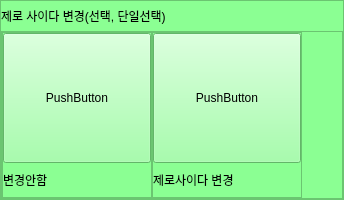
                 <widget class="QFrame" name="option_frame_12">
                  <property name="minimumSize">
                   <size>
                    <width>0</width>
                    <height>200</height>
                   </size>
                  </property>
                  <property name="maximumSize">
                   <size>
                    <width>16777215</width>
                    <height>200</height>
                   </size>
                  </property>
                  <property name="styleSheet">
                   <string notr="true">background-color: rgb(139, 255, 147);</string>
                  </property>
                  <property name="frameShape">
                   <enum>QFrame::StyledPanel</enum>
                  </property>
                  <property name="frameShadow">
                   <enum>QFrame::Raised</enum>
                  </property>
                  <layout class="QVBoxLayout" name="verticalLayout_13">
                   <property name="spacing">
                    <number>0</number>
                   </property>
                   <property name="leftMargin">
                    <number>0</number>
                   </property>
                   <property name="topMargin">
                    <number>0</number>
                   </property>
                   <property name="rightMargin">
                    <number>0</number>
                   </property>
                   <property name="bottomMargin">
                    <number>0</number>
                   </property>
                   <item>
                    <widget class="QLabel" name="option_12_title">
                     <property name="minimumSize">
                      <size>
                       <width>0</width>
                       <height>0</height>
                      </size>
                     </property>
                     <property name="maximumSize">
                      <size>
                       <width>16777215</width>
                       <height>30</height>
                      </size>
                     </property>
                     <property name="text">
                      <string>제로 사이다 변경(선택, 단일선택)</string>
                     </property>
                    </widget>
                   </item>
                   <item>
                    <widget class="QFrame" name="frame_11">
                     <property name="frameShape">
                      <enum>QFrame::StyledPanel</enum>
                     </property>
                     <property name="frameShadow">
                      <enum>QFrame::Raised</enum>
                     </property>
                     <layout class="QHBoxLayout" name="horizontalLayout_6">
                      <property name="spacing">
                       <number>0</number>
                      </property>
                      <property name="leftMargin">
                       <number>0</number>
                      </property>
                      <property name="topMargin">
                       <number>0</number>
                      </property>
                      <property name="rightMargin">
                       <number>0</number>
                      </property>
                      <property name="bottomMargin">
                       <number>0</number>
                      </property>
                      <item>
                       <widget class="QFrame" name="frame_12">
                        <property name="minimumSize">
                         <size>
                          <width>150</width>
                          <height>0</height>
                         </size>
                        </property>
                        <property name="frameShape">
                         <enum>QFrame::StyledPanel</enum>
                        </property>
                        <property name="frameShadow">
                         <enum>QFrame::Raised</enum>
                        </property>
                        <layout class="QVBoxLayout" name="verticalLayout_14">
                         <property name="spacing">
                          <number>0</number>
                         </property>
                         <property name="leftMargin">
                          <number>0</number>
                         </property>
                         <property name="topMargin">
                          <number>0</number>
                         </property>
                         <property name="rightMargin">
                          <number>0</number>
                         </property>
                         <property name="bottomMargin">
                          <number>0</number>
                         </property>
                         <item>
                          <widget class="QPushButton" name="option_12_btn_1">
                           <property name="minimumSize">
                            <size>
                             <width>0</width>
                             <height>130</height>
                            </size>
                           </property>
                           <property name="cursor">
                            <cursorShape>OpenHandCursor</cursorShape>
                           </property>
                           <property name="text">
                            <string>PushButton</string>
                           </property>
                           <property name="checkable">
                            <bool>true</bool>
                           </property>
                          </widget>
                         </item>
                         <item>
                          <widget class="QLabel" name="option_12_label_1">
                           <property name="text">
                            <string>변경안함</string>
                           </property>
                          </widget>
                         </item>
                        </layout>
                       </widget>
                      </item>
                      <item>
                       <widget class="QFrame" name="frame_13">
                        <property name="minimumSize">
                         <size>
                          <width>150</width>
                          <height>0</height>
                         </size>
                        </property>
                        <property name="frameShape">
                         <enum>QFrame::StyledPanel</enum>
                        </property>
                        <property name="frameShadow">
                         <enum>QFrame::Raised</enum>
                        </property>
                        <layout class="QVBoxLayout" name="verticalLayout_15">
                         <property name="spacing">
                          <number>0</number>
                         </property>
                         <property name="leftMargin">
                          <number>0</number>
                         </property>
                         <property name="topMargin">
                          <number>0</number>
                         </property>
                         <property name="rightMargin">
                          <number>0</number>
                         </property>
                         <property name="bottomMargin">
                          <number>0</number>
                         </property>
                         <item>
                          <widget class="QPushButton" name="option_12_btn_2">
                           <property name="minimumSize">
                            <size>
                             <width>0</width>
                             <height>130</height>
                            </size>
                           </property>
                           <property name="cursor">
                            <cursorShape>OpenHandCursor</cursorShape>
                           </property>
                           <property name="text">
                            <string>PushButton</string>
                           </property>
                           <property name="checkable">
                            <bool>true</bool>
                           </property>
                          </widget>
                         </item>
                         <item>
                          <widget class="QLabel" name="option_12_label_2">
                           <property name="text">
                            <string>제로사이다 변경</string>
                           </property>
                          </widget>
                         </item>
                        </layout>
                       </widget>
                      </item>
                      <item>
                       <spacer name="horizontalSpacer_5">
                        <property name="orientation">
                         <enum>Qt::Horizontal</enum>
                        </property>
                        <property name="sizeHint" stdset="0">
                         <size>
                          <width>40</width>
                          <height>20</height>
                         </size>
                        </property>
                       </spacer>
                      </item>
                     </layout>
                    </widget>
                   </item>
                  </layout>
                 </widget>
